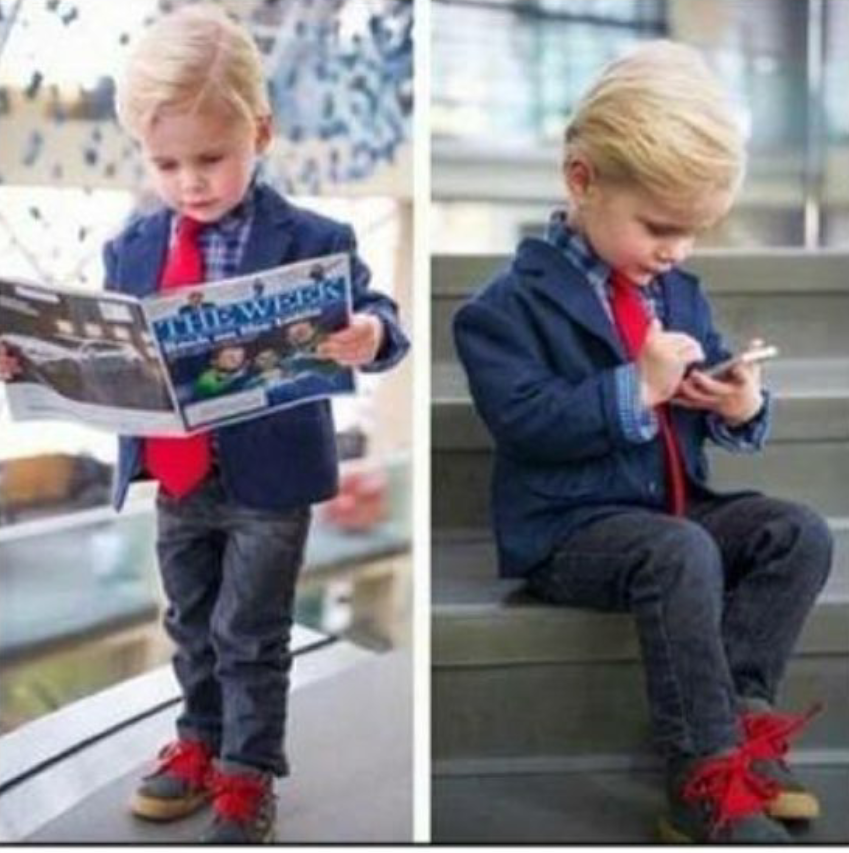
%> input picture kanki.png, 849 x 853 px
$ octave --eval "highBoostFiltering;"   (GNU Octave 9; MATLAB toolbox functions it lacks are replaced by stand-ins)
%> lines starting %> are read from the running program, lines starting %| are printed output that depends on the picture
function [ ] = highBoostFiltering( )
% Ömer Faruk KOÇ
% 27.Aralýk.2015


%Iin=imread('C:\Users\omerf\Desktop\ay2.jpg');   %resmi alýyoruz

Iin=imread('kanki.png');   %resmi alýyoruz
%> Iin is the input picture: size 853x849x3 uint8; mean R, G, B 130.8, 126.8, 132.2

meanFiltrelemeMatrisi = fspecial('average', [30 30]);     % mean filtreleme ile
IinBlur = imfilter(Iin, meanFiltrelemeMatrisi);                 % resmi blurlaþtýrdýk
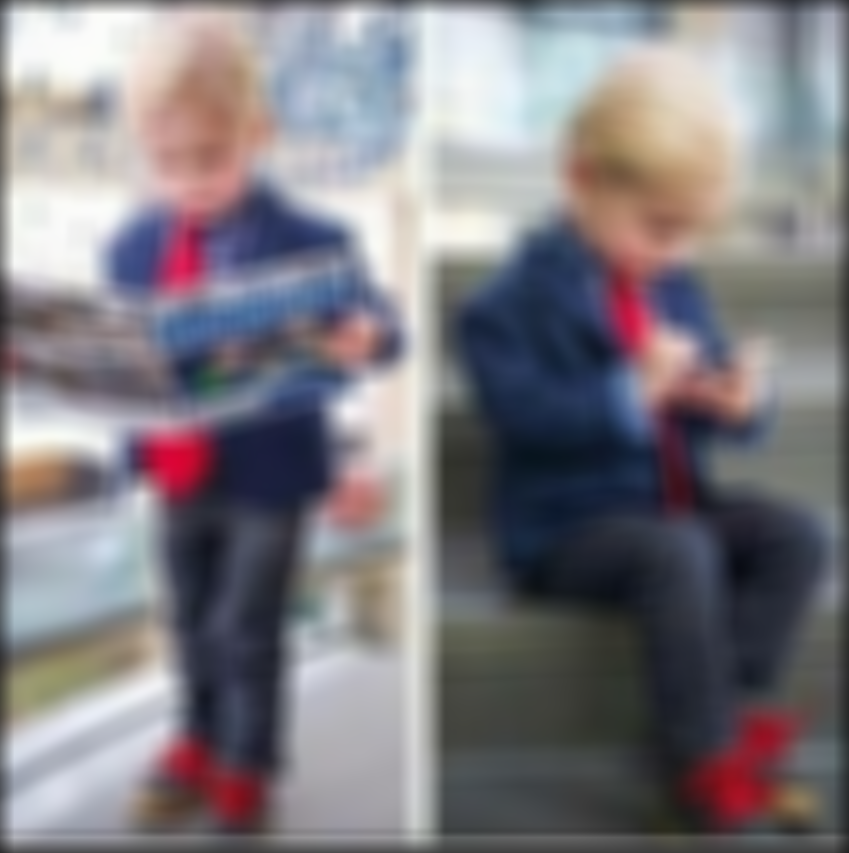
%> IinBlur: size 853x849x3 uint8; mean R, G, B 127.8, 123.8, 129.2

Fsharp=Iin-IinBlur;  %Resmin Kendinden Blur Halini Çýkarýnca Keskin Resme Ulaþýrýz
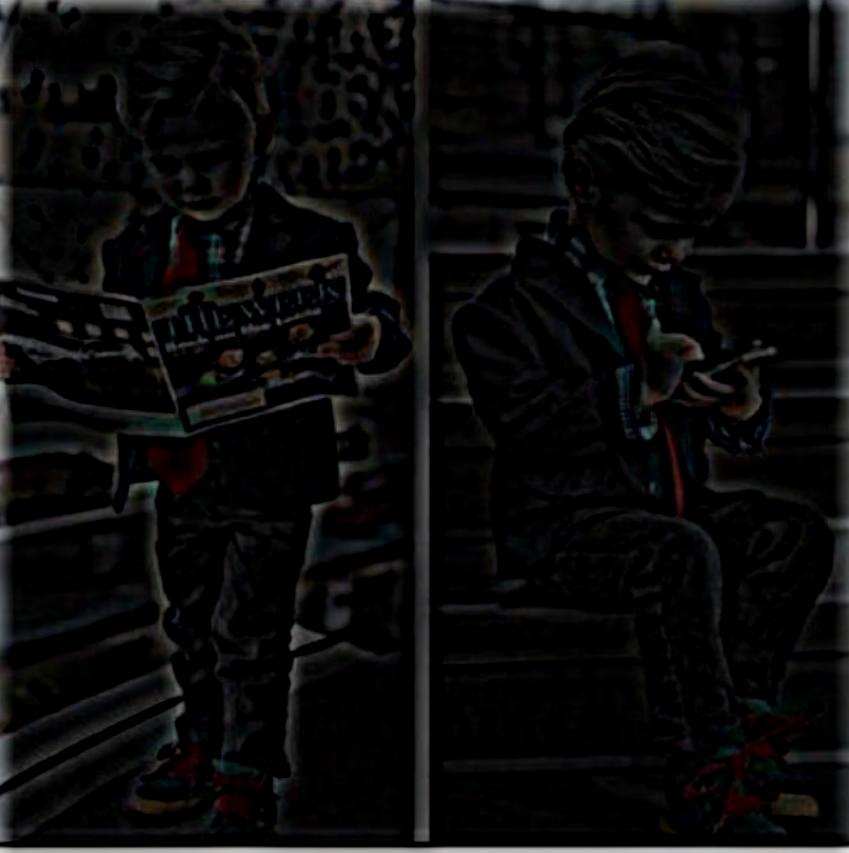
%> Fsharp: size 853x849x3 uint8; mean R, G, B 10.2, 10, 10

Fhb=2*Iin+Fsharp;   %resmin kendini belli bir katsayý oranýnda keskin resimle çarpýnca
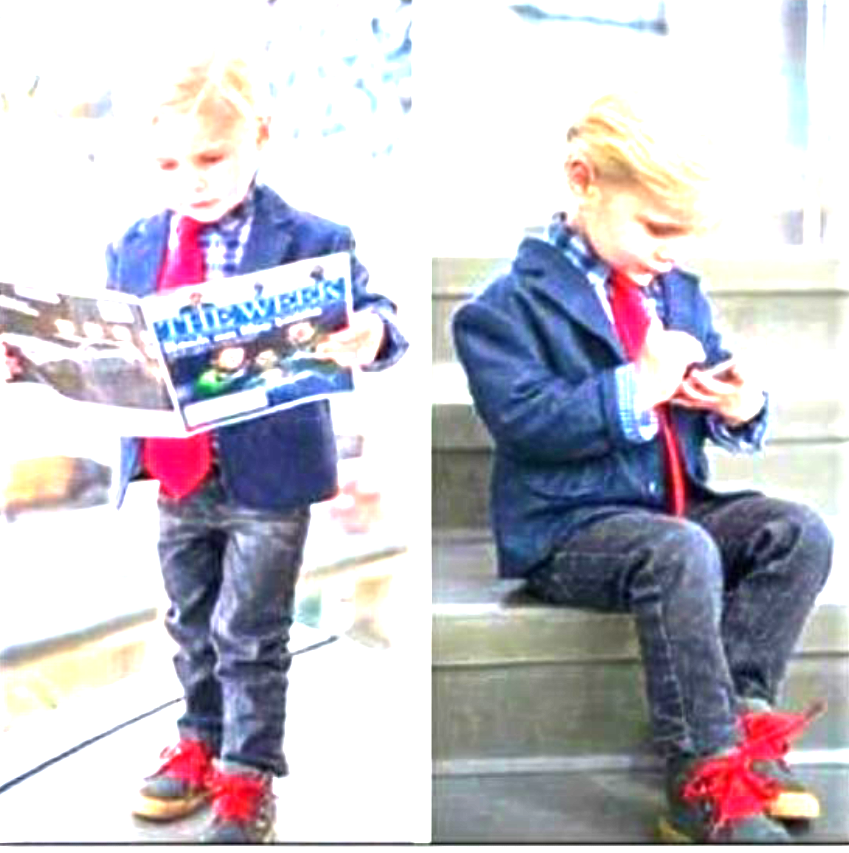
%> Fhb: size 853x849x3 uint8; mean R, G, B 195.6, 192.9, 201.8
%> `highBoostFiltering;`:
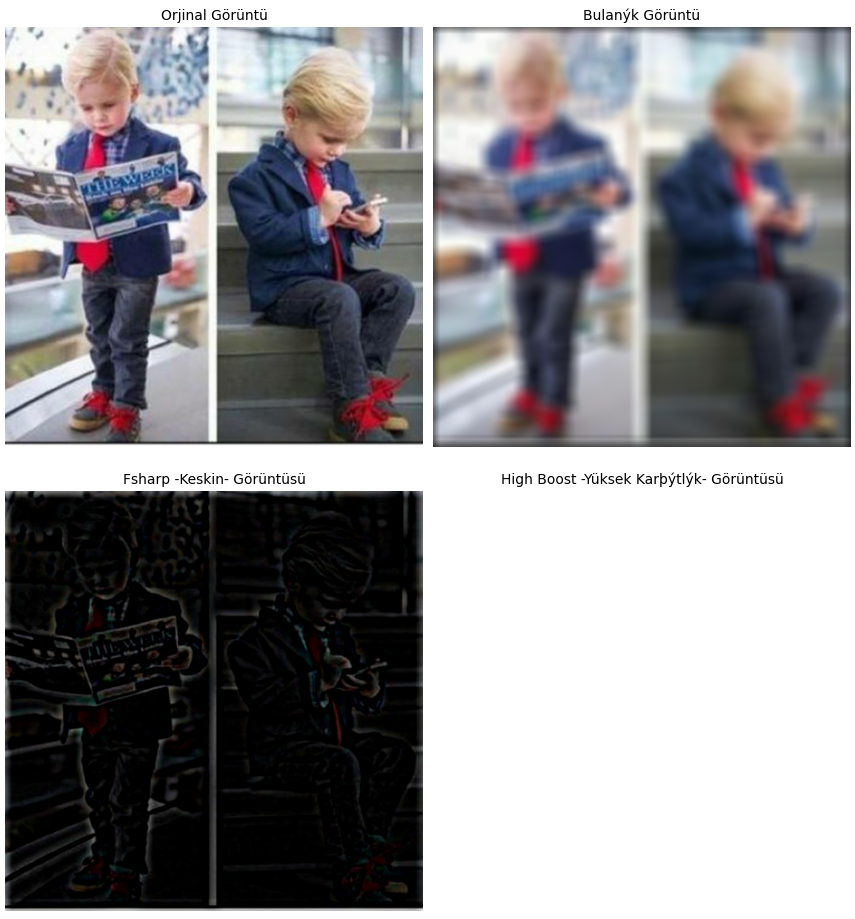
%> figure redrawn from the program's plot data, 4 panels
                    %yüksek karþýtlýða sahip resme ulaþýrýz


figure('units','normalized','outerposition',[0 0 1 1])      %figure ekranýný tam ekran açtýrýyoruz
subplot(2,2,1), imshow(Iin), title('Orjinal Görüntü')
subplot(2,2,2), imshow(IinBlur), title('Bulanýk Görüntü')
subplot(2,2,3), imshow(Fsharp), title('Fsharp -Keskin- Görüntüsü')
subplot(2,2,4), imshow(Fhb), title('High Boost -Yüksek Karþýtlýk- Görüntüsü')


end

$ run again, with ay2.jpg saved as kanki.png
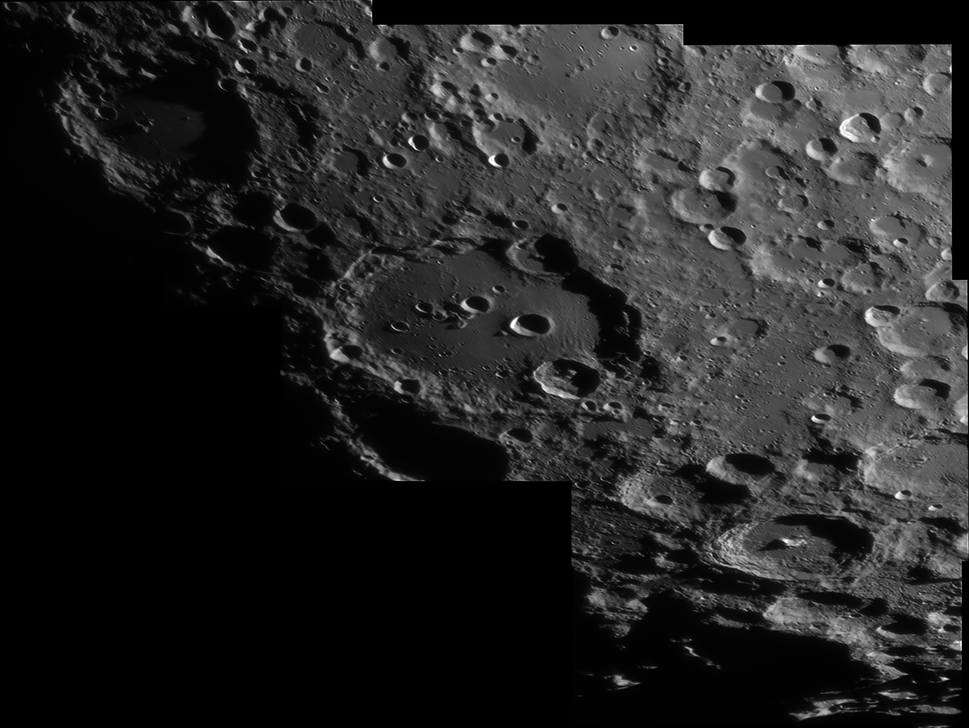
%> input picture ay2.jpg, 969 x 728 px, shrunk from 3014 x 2265 before the run
%> in highBoostFiltering, Iin is the input picture: size 728x969x3 uint8; min 0, max 255, mean 37.2
%> in highBoostFiltering, `Fhb=2*Iin+Fsharp;`:
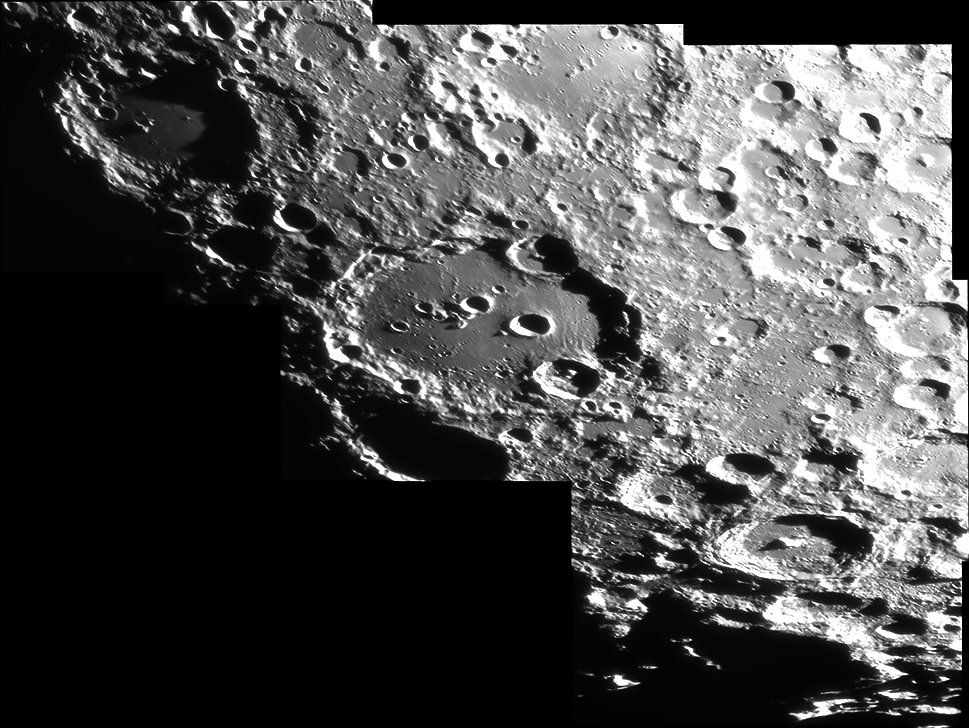
%> Fhb: size 728x969x3 uint8; min 0, max 255, mean 76.4
%> `highBoostFiltering;`:
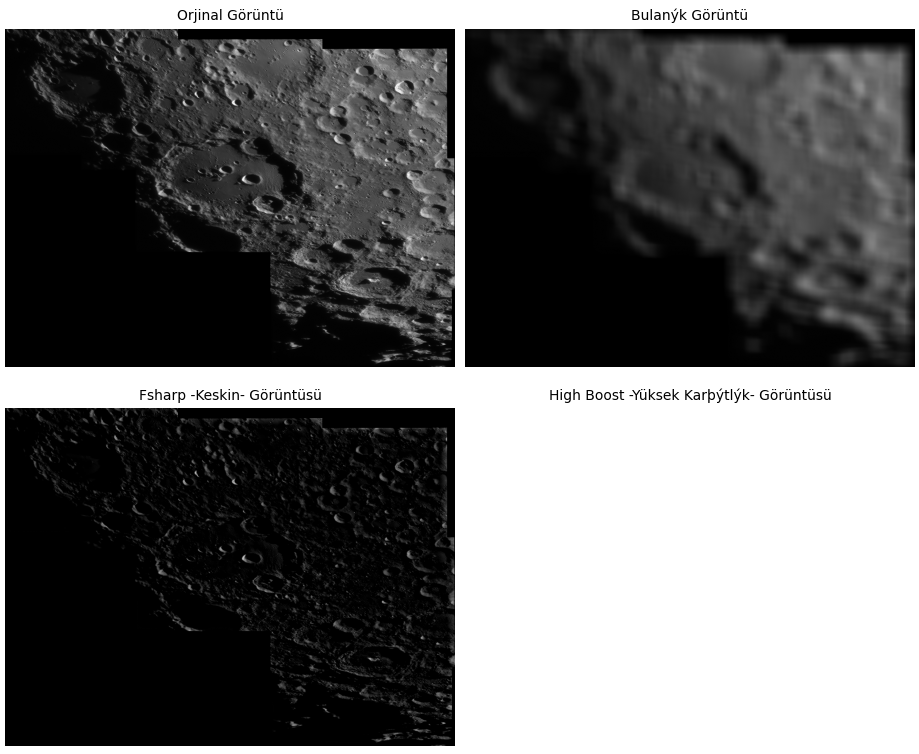
%> figure redrawn from the program's plot data, 4 panels

$ run again, with ccc.jpg saved as kanki.png
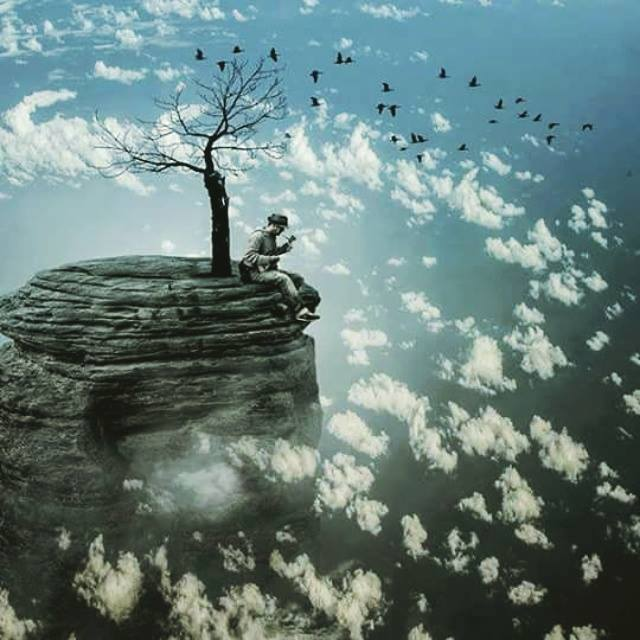
%> input picture ccc.jpg, 640 x 640 px
%> in highBoostFiltering, Iin is the input picture: size 640x640x3 uint8; mean R, G, B 102.2, 125.4, 122.5
%> in highBoostFiltering, `Fsharp=Iin-IinBlur;`:
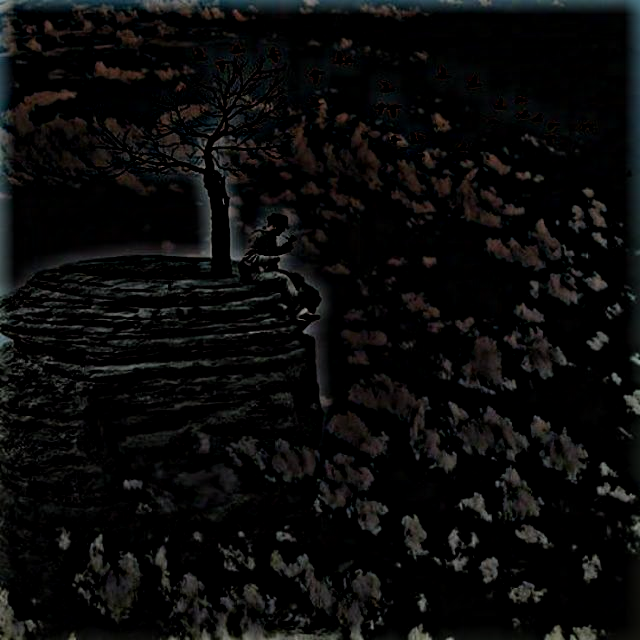
%> Fsharp: size 640x640x3 uint8; mean R, G, B 10.6, 10.7, 10.4
%> in highBoostFiltering, `Fhb=2*Iin+Fsharp;`:
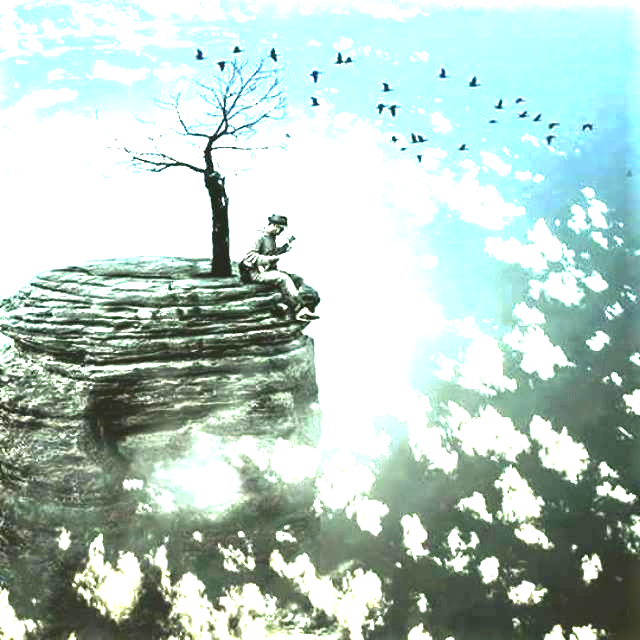
%> Fhb: size 640x640x3 uint8; mean R, G, B 181, 202.5, 194.5
